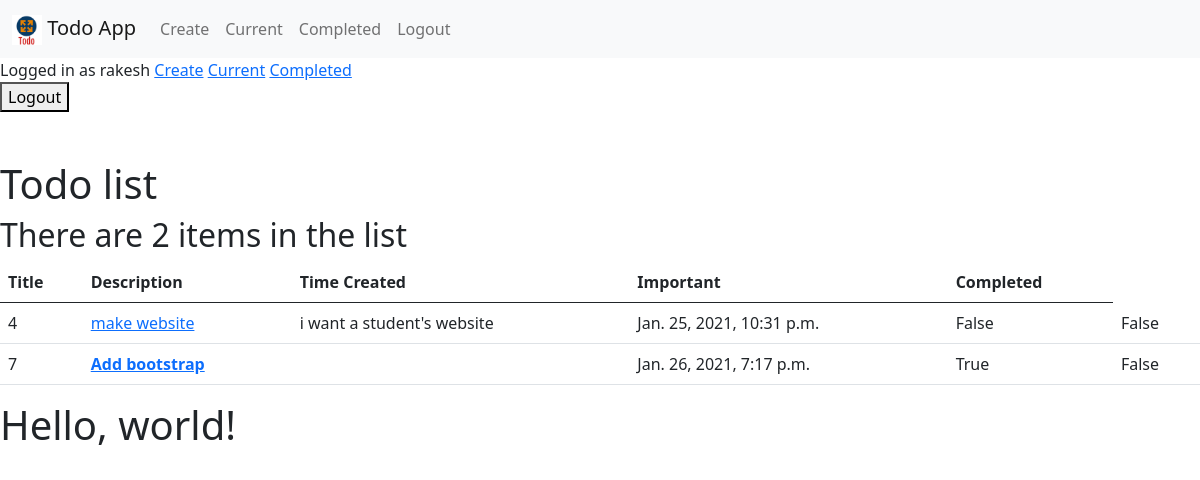
/current/ (signed in), run on the app's committed database.
### todo/models.py (models this page shows, shortened)
class TodoList(models.Model):
    title = models.CharField(max_length=100)
    description = models.TextField(blank=True)
    timeCreated = models.DateTimeField(auto_now_add=True)
    importantFlag = models.BooleanField(default=False)
    completedFlag = models.BooleanField(default=False)
    dateCompleted = models.DateTimeField(null=True, blank=True)
    user = models.ForeignKey(User, on_delete=models.CASCADE)

### todo/views.py (the view)
# urls.py: path('current/', views.currenttodos, name='currenttodos'),
@login_required
def currenttodos(request):
    todolist = TodoList.objects.filter(user=request.user, dateCompleted__isnull=True)
    return render(request, 'todo/currenttodos.html',
            {'todolist':todolist})

### todo/templates/todo/currenttodos.html
{% extends 'todo/base.html' %}
{% load static %}
{% block content %}
<h1>Todo list</h1>
<h2> There are {{ todolist.count}} item{{ todolist.count|pluralize }} in the list </h2>
<table class="table">
  <thead>
    <tr>
      <th scope="col">Title</th>
      <th scope="col">Description</th>
      <th scope="col">Time Created</th>
      <th scope="col">Important</th>
      <th scope="col">Completed</th>
    </tr>
  </thead>
  <tbody>
    {% for todoitem in todolist %}
        <tr padding=15px>
          <td>{{todoitem.id}}</td>
          <td><a href="{% url 'todoview' todoitem.id %}">
            {% if todoitem.importantFlag %}
                <b>{{todoitem.title}}</b>
            {% else %}
                {{todoitem.title}}
            {% endif %}
          </a></td>
          <td>{{todoitem.description}}</td>
          <td>{{todoitem.timeCreated}}</td>
          <td>{{todoitem.importantFlag}}</td>
          <td>{{todoitem.completedFlag}}</td>
        </tr>
    {% endfor %}
  </tbody>
</table>
{% endblock %}

### todo/templates/todo/base.html (shortened to what this page needs)
{% load static %}
<!doctype html>
<html lang="en">
  <head>
    <link href="https://cdn.jsdelivr.net/npm/bootstrap@5.0.0-beta1/dist/css/bootstrap.min.css" rel="stylesheet">
  </head>
  <body>
    <nav class="navbar navbar-expand-lg navbar-light bg-light">
      <div class="container-fluid">
        <a class="navbar-brand" href="{% url 'home' %}">
            <img src="{% static 'todo/todo.png' %}" width="30" height="30" alt="">
            <span>Todo App</span>
        </a>
        <div class="collapse navbar-collapse" id="navbarSupportedContent">
          {% if user.is_authenticated %}
            <ul class="navbar-nav mr-auto">
              <li class="nav-item">
                <a class="nav-link" aria-current="page" href="{% url 'createtodos' %}">Create</a>
              </li>
              <li class="nav-item">
                <a class="nav-link" aria-current="page" href="{% url 'currenttodos' %}">Current</a>
              </li>
              <li class="nav-item">
                <a class="nav-link" aria-current="page" href="{% url 'completedtodos' %}">Completed</a>
              </li>
            </ul>
          {% endif %}
          <ul class="navbar-nav ml-auto">
            {% if user.is_authenticated %}
                <li class="nav-item">
                    <a href="#" onclick="$('#signOutBtn').click()" class="nav-link">Logout</a>
                </li>
            {% endif %}
        </ul>
        </div>
      </div>
    </nav>
    {% if user.is_authenticated %}
    Logged in as {{ user.username }}
    <a href="{% url 'createtodos' %}">Create</a>
    <a href="{% url 'currenttodos' %}">Current</a>
    <a href="{% url 'completedtodos' %}">Completed</a>
    <form action="{% url 'logoutuser' %}" method="post">
        <button type="submit" >Logout</button>
    </form>
    {% else %}
    <a href="{% url 'signupuser' %}">Sign Up</a>
    <a href="{% url 'loginuser' %}">Login</a>
    {% endif %}
    <br>
    <br>
    {% block content %}{% endblock %}
    <h1>Hello, world!</h1>
  </body>
</html>

### data on the page
TodoList: id "4", title "make website", description "i want a student's website", timeCreated "Jan. 25, 2021, 10:31 p.m.", importantFlag "False", completedFlag "False"
TodoList: id "7", title "Add bootstrap", timeCreated "Jan. 26, 2021, 7:17 p.m.", importantFlag "True", completedFlag "False"

### other printed values
{{ user.username }} "rakesh"
{{ todolist.count }} "2"
